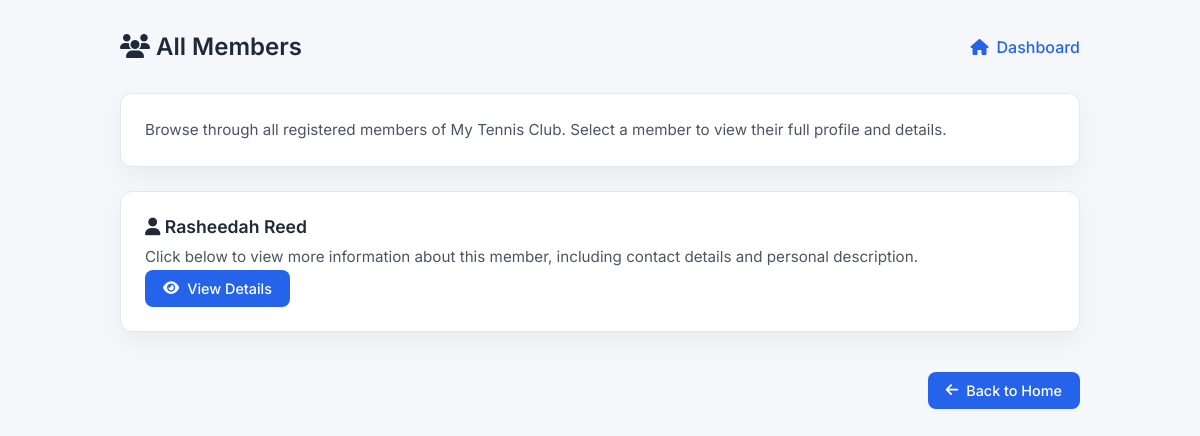
The app's page /my_first_app/, older data.
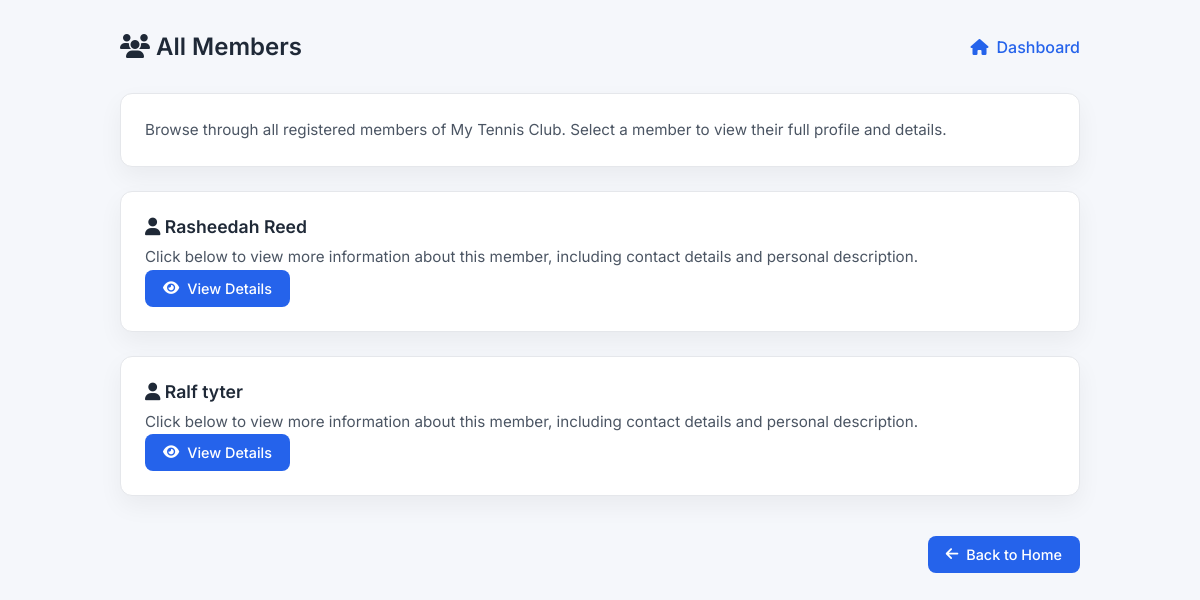
The same page, newer data.
### my_first_app/models.py (models this page shows, shortened)
class Item(models.Model):
    name = models.CharField(max_length=255)
    lastname = models.CharField(max_length=255)
    description = models.TextField()
    hobby = models.CharField(null=True, max_length=100)
    phone = models.IntegerField(null=True)

### my_first_app/views.py (the view)
# urls.py: path('my_first_app/' , views.my_first_app, name='my_first_app'),
def my_first_app(request):
  myitems = Item.objects.all().values()
  template = loader.get_template('all_items.html')
  context = {
    'myitems': myitems,
  }
  return HttpResponse(template.render(context, request))

### my_first_app/templates/all_items.html (shortened to what this page needs)
{% extends "master.html" %}
{% block content %}
<div class="header">
  <h1>
    <i class="fa-solid fa-users"></i>
    All Members
  </h1>
  <a href="/">
    <i class="fa-solid fa-house"></i>
    Dashboard
  </a>
</div>
<div class="card">
  <p>
    Browse through all registered members of My Tennis Club.
    Select a member to view their full profile and details.
  </p>
</div>
{% for x in myitems %}
<div class="card">
  <h3>
    <i class="fa-solid fa-user"></i>
    {{ x.name }} {{ x.lastname }}
  </h3>
  <p>
    Click below to view more information about this member,
    including contact details and personal description.
  </p>
  <a href="details/{{ x.id }}" class="back-btn">
    <i class="fa-solid fa-eye"></i>
    View Details
  </a>
</div>
{% endfor %}
<div class="back-wrapper">
  <a href="/" class="back-btn">
    <i class="fa-solid fa-arrow-left"></i>
    Back to Home
  </a>
</div>
{% endblock %}

Row changes from the older to the newer data that the page shows:
added Item: name "Ralf", lastname "tyter"
